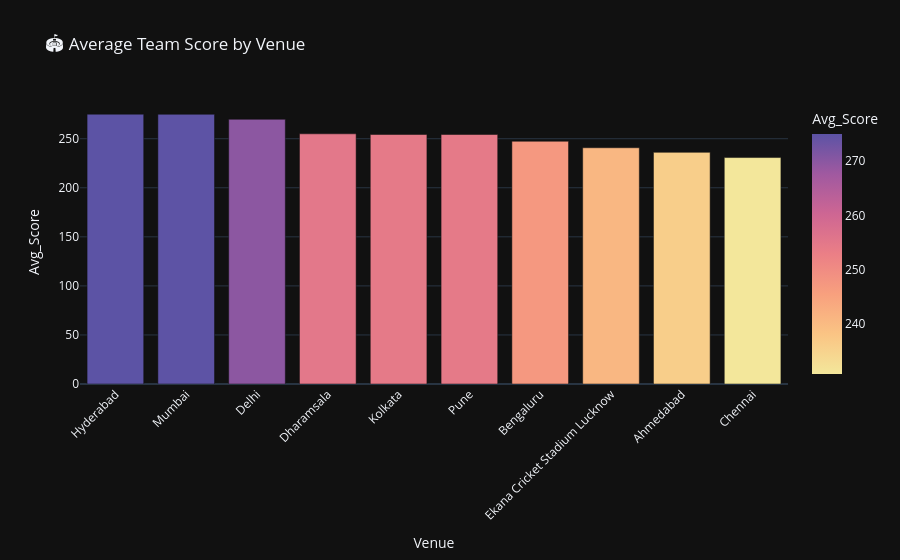

This figure's notebook cell:
### Code cell
# ── Average team score by venue ──
# Merge Venue into batting if not already present
if 'Venue' not in batting.columns:
    batting = batting.merge(matches[['Match_no','Venue']], on='Match_no', how='left')
team_totals = batting.groupby(['Match_no','Team_Innings','Venue'])['Runs'].sum().reset_index()
venue_avg = team_totals.groupby('Venue')['Runs'].mean().sort_values(ascending=False).reset_index()
venue_avg.columns = ['Venue','Avg_Score']

fig = px.bar(venue_avg, x='Venue', y='Avg_Score',
             title='🏟️ Average Team Score by Venue',
             color='Avg_Score', color_continuous_scale='Sunset')
fig.update_layout(template='plotly_dark', xaxis_tickangle=-45)
fig.show()

### Figure 1 — Plotly figure (JSON) as saved in the notebook; plotly's stock layout.template omitted (floating-point values rounded to 4 significant figures)
{"data": [{"hovertemplate": "Venue=%{x}<br>Avg_Score=%{marker.color}<extra></extra>", "legendgroup": "", "marker": {"color": [275.0, 274.9, 269.8, 255.0, 254.3, 254.3, 247.4, 240.8, 236.1, 230.8], "coloraxis": "coloraxis", "pattern": {"shape": ""}}, "name": "", "orientation": "v", "showlegend": false, "textposition": "auto", "type": "bar", "x": ["Hyderabad", "Mumbai", "Delhi", "Dharamsala", "Kolkata", "Pune", "Bengaluru", "Ekana Cricket Stadium Lucknow", "Ahmedabad", "Chennai"], "xaxis": "x", "y": [275.0, 274.9, 269.8, 255.0, 254.3, 254.3, 247.4, 240.8, 236.1, 230.8], "yaxis": "y"}], "layout": {"barmode": "relative", "coloraxis": {"colorbar": {"title": {"text": "Avg_Score"}}, "colorscale": [[0, "rgb(243, 231, 155)"], [0.1667, "rgb(250, 196, 132)"], [0.3333, "rgb(248, 160, 126)"], [0.5, "rgb(235, 127, 134)"], [0.6667, "rgb(206, 102, 147)"], [0.8333, "rgb(160, 89, 160)"], [1, "rgb(92, 83, 165)"]]}, "legend": {"tracegroupgap": 0}, "title": {"text": "🏟️ Average Team Score by Venue"}, "xaxis": {"anchor": "y", "domain": [0, 1], "tickangle": -45, "title": {"text": "Venue"}}, "yaxis": {"anchor": "x", "domain": [0, 1], "title": {"text": "Avg_Score"}}}}
